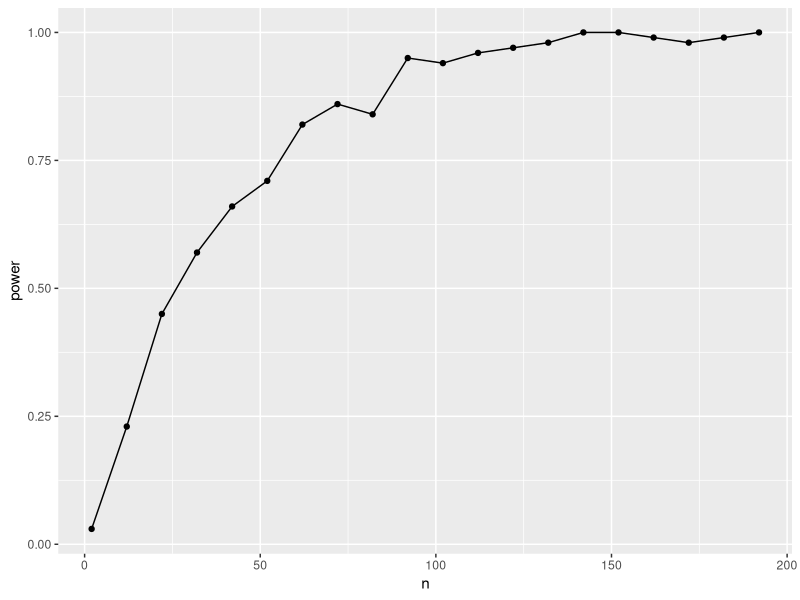
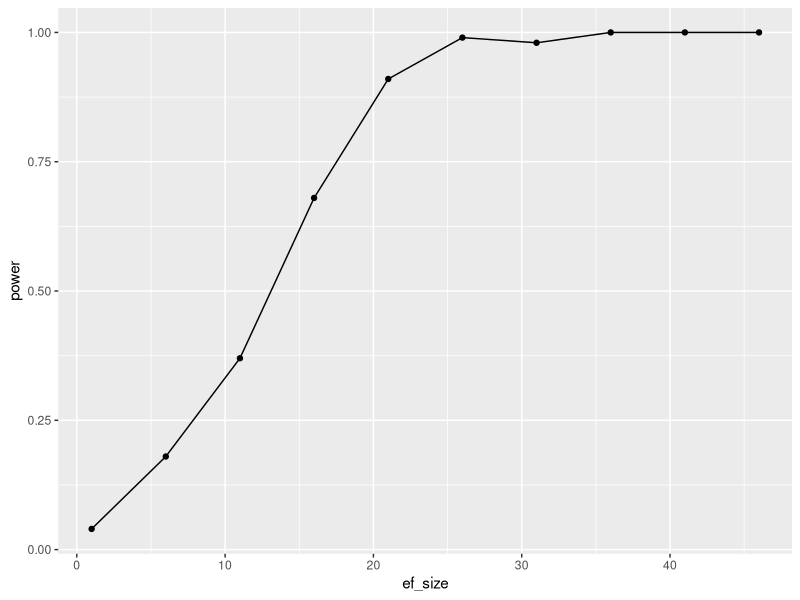

R code for these plots, in order:
## ---- chunk 1
knitr::opts_chunk$set(echo = TRUE, warning=FALSE, message=FALSE)
## ---- chunk 2
sample_size <- 20
effect_size <- 10
alpha <- 0.05
pop_mean <- 70
pop_sd   <- 20
n_runs <- 100 # runs to estimate power
significance <- c()
for (run_n in 1:n_runs){
  # this code is similar to the one we used last time
  # just note how we wrote the mean of experimental group
  n_exps <- 100
  group_experimental <- rnorm(n=sample_size, mean=pop_mean+effect_size, sd=pop_sd)
  group_control      <- rnorm(n=sample_size, mean=pop_mean, sd=pop_sd)
  significance[run_n] <- t.test(x=group_experimental, y=group_control)$p.value < alpha
}
## ---- chunk 3
mean(significance)
## ---- chunk 4
power_vs_sample_size <- c()
sample_size <- seq(2, 200, 10) # explore values from 2 to 200 in steps of 10
for (sample_size_n in 1:length(sample_size)){
  this_sample_size <- sample_size[sample_size_n]
  effect_size <- 10
  alpha <- 0.05
  pop_mean <- 70
  pop_sd   <- 20
  n_runs <- 100 # runs to estimate power
  significance <- c()
  for (run_n in 1:n_runs){
    # this code is similar to the one we used last time
    # just note how we wrote the mean of experimental group
    n_exps <- 100
    group_experimental <- rnorm(n=this_sample_size, mean=pop_mean+effect_size, sd=pop_sd)
    group_control      <- rnorm(n=this_sample_size, mean=pop_mean, sd=pop_sd)
    significance[run_n] <- t.test(x=group_experimental, y=group_control)$p.value < alpha
  }
  power_vs_sample_size[sample_size_n] <- mean(significance)
}

## ---- chunk 5
library(ggplot2)
my_df<- data.frame(n=sample_size, power=power_vs_sample_size)
ggplot(my_df, aes(x=n, y=power)) + geom_line() + geom_point()
## ---- chunk 6
power_vs_effect_size <- c()
effect_size <- seq(1, 50, 5) # explore values from 1 to 50 in steps of 5
for (effect_size_n in 1:length(effect_size)){
  sample_size <- 20
  this_effect_size <- effect_size[effect_size_n]
  alpha <- 0.05
  pop_mean <- 70
  pop_sd   <- 20
  n_runs <- 100 # runs to estimate power
  significance <- c()
  for (run_n in 1:n_runs){
    # this code is similar to the one we used last time
    # just note how we wrote the mean of experimental group
    n_exps <- 100
    group_experimental <- rnorm(n=sample_size, mean=pop_mean+this_effect_size, sd=pop_sd)
    group_control      <- rnorm(n=sample_size, mean=pop_mean, sd=pop_sd)
    significance[run_n] <- t.test(x=group_experimental, y=group_control)$p.value < alpha
  }
  power_vs_effect_size[effect_size_n] <- mean(significance)
}

## ---- chunk 7
library(ggplot2)
my_df<- data.frame(ef_size=effect_size, power=power_vs_effect_size)
ggplot(my_df, aes(x=ef_size, y=power)) + geom_line() + geom_point()
